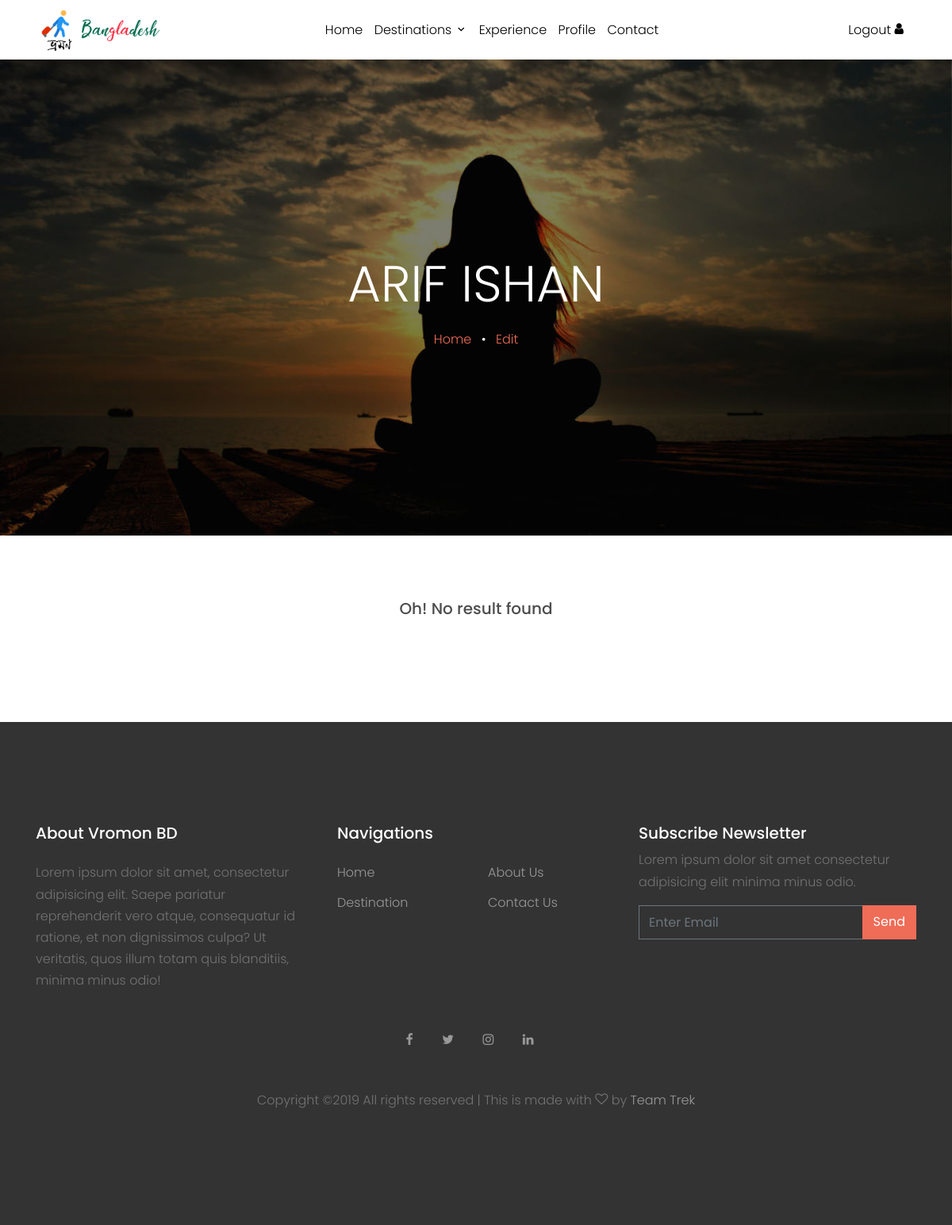
The app's page /profile.php (signed in), older data.
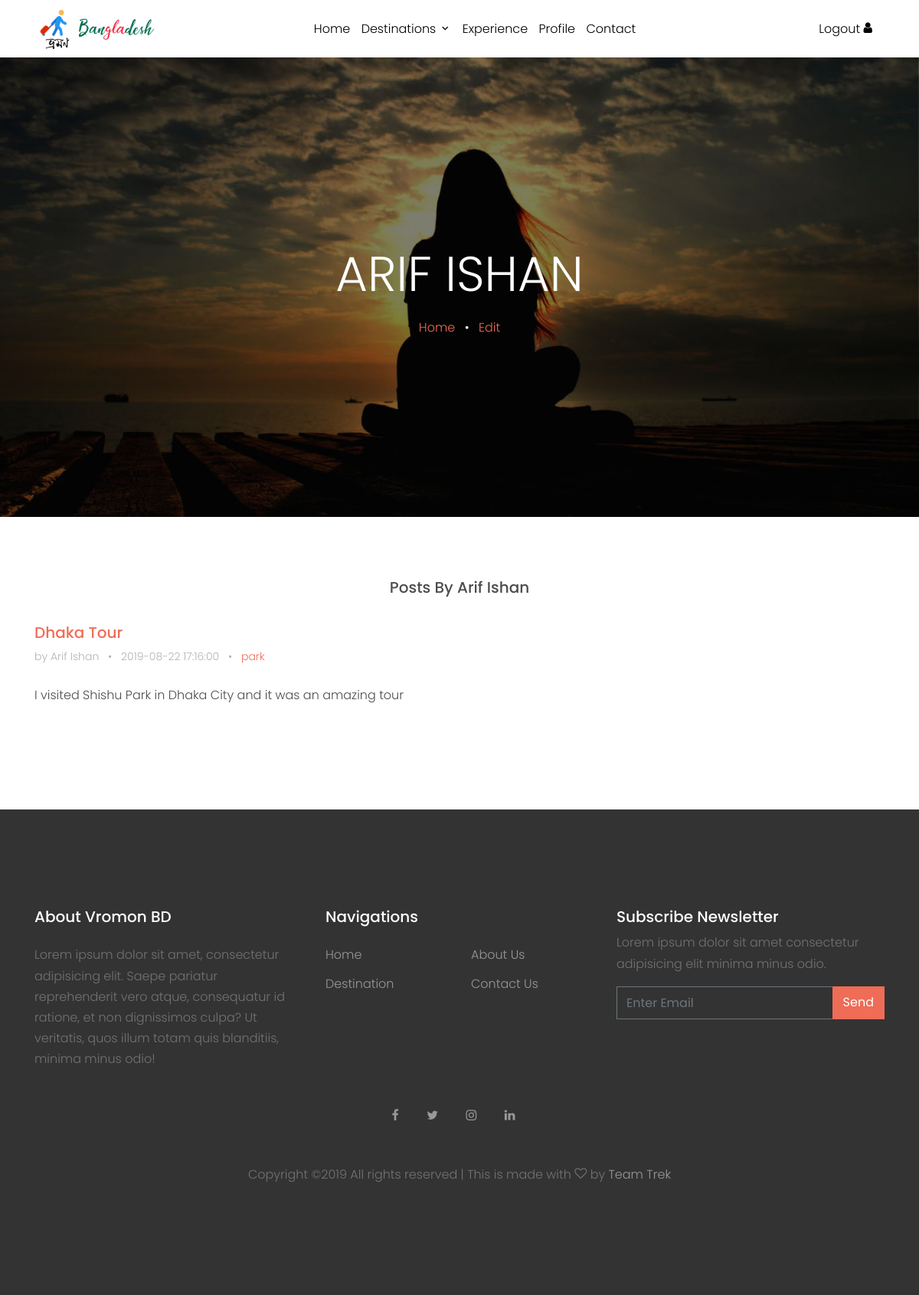
The same page, newer data.
### tables this page shows
CREATE TABLE `blogs` (
  `ID` int(11) NOT NULL,
  `UserID` int(11) NOT NULL,
  `Title` varchar(200) NOT NULL,
  `PlaceName` varchar(100) NOT NULL,
  `Description` text NOT NULL,
  `Tag` varchar(100) NOT NULL,
  `Date_Time` datetime NOT NULL DEFAULT CURRENT_TIMESTAMP
);

### profile.php (the view, shortened to what this page needs)
<?php
    include "zzz-dbConnect.php";
  ?>
<!DOCTYPE html>
<html lang="en">
  <head>
    <link rel="stylesheet" href="fonts/icomoon/style.css">
    <link rel="stylesheet" href="css/bootstrap.min.css">
    <link rel="stylesheet" href="css/magnific-popup.css">
    <link rel="stylesheet" href="css/jquery-ui.css">
    <link rel="stylesheet" href="css/owl.carousel.min.css">
    <link rel="stylesheet" href="css/owl.theme.default.min.css">
    <link rel="stylesheet" href="css/bootstrap-datepicker.css">
    <link rel="stylesheet" href="fonts/flaticon/font/flaticon.css">
    <link rel="stylesheet" href="https://cdn.jsdelivr.net/npm/mediaelement@4.2.7/build/mediaelementplayer.min.css">
    <link rel="stylesheet" href="css/aos.css">
    <link rel="stylesheet" href="css/style.css">
  </head>
  <body>
    <div class="site-wrap">
      <?php include'zzz-header.php';?>
      <div class="site-blocks-cover inner-page-cover" style="background-image: url(images/profile.jpg);" data-aos="fade" data-stellar-background-ratio="0.5">
        <div class="container">
          <div class="row align-items-center justify-content-center text-center">
            <div class="col-md-8" data-aos="fade-up" data-aos-delay="400">
              <h1 class="text-white font-weight-light"><?php
                  if( isset($_SESSION['ID'])) {
                    echo $_SESSION['firstname'].' '.$_SESSION['lastname'];
                    }
                  else{
                    echo "Please Login To View Your Profile";
                  }
               ?></h1>
              <div>
                <a href="index">Home</a> <span class="mx-2 text-white">&bullet;</span> <a href="edit_profile">Edit</a>
              </div>
            </div>
          </div>
        </div>
      </div>
      <div class="site-section">
        <div class="container">
          <div class="row mb-3 align-items-stretch">
            <?php
            $sql="SELECT * FROM blogs WHERE UserID = ". $_SESSION['ID'];
            $result= mysqli_query($link, $sql);
            $count = mysqli_num_rows($result);
            if($count>0){
              ?>
              <div class="col-12 text-center">
                <div class='h-entry'>
                  <h2 class="font-size-regular">Posts By <?php echo $_SESSION['firstname'].' '.$_SESSION['lastname'];?></h2><br>
                </div>
              </div>
              <?php
              while ($row = mysqli_fetch_array($result)) {?>
                <div class="col-md-6 col-lg-6 mb-4 mb-lg-4">
              <div class="h-entry">
                <h2 class="font-size-regular"><a href="blog?postID=<?php echo $row['ID']?>&postName=<?php echo $row['Title']?>"><?php echo $row['Title']?></a></h2>
                <div class="meta mb-4">by <?php echo $_SESSION['firstname'].' '.$_SESSION['lastname']?> <span class="mx-2">&bullet;</span> <?php echo $row['Date_Time'];?> <span class="mx-2">&bullet;</span> <a href="#"><?php echo $row['Tag'];?></a></div>
                <p><?php echo $row['Description']?></p>
                </div>
            </div>
            <?php
              }
            } else{
              echo '
              <div class="col-12 text-center">
                <div class="h-entry">
                  <h2 class="font-size-regular">Oh! No result found</h2><br>
                </div>
              </div>';
            }
            ?>
          </div>
        </div>
      </div>
      <?php include "zzz-footer.php";?>
    </div>
  </body>
</html>

### zzz-header.php (shortened to what this page needs)
<header class="site-navbar py-1" role="banner">
    <div class="container">
        <div class="row align-items-center">
            <div class="col-6 col-xl-2">
                <a href="index" class="text-black h2 mb-0"><img src="images\vromonBD.png" width="100%" height="100%"></a>
            </div>
            <div class="col-10 col-md-8 d-none d-xl-block">
                <nav class="site-navigation position-relative text-right text-lg-center" role="navigation">
                    <ul class="site-menu js-clone-nav mx-auto d-none d-lg-block">
                        <li>
                            <a href="index">Home</a>
                        </li>
                        <li class="has-children">
                            <a href="destination">Destinations</a>
                        </li>
                        <li><a href="experience">Experience</a></li>
                        <li><a href="profile">Profile</a></li>
                        <li><a href="contact">Contact</a></li>
                    </ul>
                </nav>
            </div>
            <div class="col-6 col-xl-2 text-right">
            <div class="d-none d-xl-inline-block">
                <ul class="site-menu js-clone-nav ml-auto list-unstyled d-flex text-right mb-0" data-class="social">
                    <li>
                        <?php if(!isset($_SESSION['ID'])) {?>
                            <a href="login" class="pl-0 pr-3 text-black">Login / SignUp <span class="icon-user"></span></a>
                        <?php } else {?>
                            <a href="logout" class="pl-0 pr-3 text-black">Logout <span class="icon-user"></span></a>
                        <?php } ?>
                    </li>
                </ul>
            </div>
            </div>
        </div>
    </div>
</header>

### zzz-footer.php
<footer class="site-footer">
      <div class="container">
        <div class="row">
          <div class="col-lg-4">
            <div class="mb-5">
              <h3 class="footer-heading mb-4">About Vromon BD</h3>
              <p>Lorem ipsum dolor sit amet, consectetur adipisicing elit. Saepe pariatur reprehenderit vero atque, consequatur id ratione, et non dignissimos culpa? Ut veritatis, quos illum totam quis blanditiis, minima minus odio!</p>
            </div>
          </div>
          <div class="col-lg-4 mb-5 mb-lg-0">
            <div class="row mb-5">
              <div class="col-md-12">
                <h3 class="footer-heading mb-4">Navigations</h3>
              </div>
              <div class="col-md-6 col-lg-6">
                <ul class="list-unstyled">
                  <li><a href="index.php">Home</a></li>
                  <li><a href="destination.php">Destination</a></li>
                </ul>
              </div>
              <div class="col-md-6 col-lg-6">
                <ul class="list-unstyled">
                  <li><a href="about.php">About Us</a></li>
                  <li><a href="contact.php">Contact Us</a></li>
                </ul>
              </div>
            </div>
          </div>
          <div class="col-lg-4 mb-5 mb-lg-0">
            <div class="mb-5">
              <h3 class="footer-heading mb-2">Subscribe Newsletter</h3>
              <p>Lorem ipsum dolor sit amet consectetur adipisicing elit minima minus odio.</p>
              <form action="#" method="post">
                <div class="input-group mb-3">
                  <input type="text" class="form-control border-secondary text-white bg-transparent" placeholder="Enter Email" aria-label="Enter Email" aria-describedby="button-addon2">
                  <div class="input-group-append">
                    <button class="btn btn-primary text-white" type="button" id="button-addon2">Send</button>
                  </div>
                </div>
              </form>
            </div>
          </div>
        </div>
        <div class="row text-center">
          <div class="col-md-12">
            <div class="mb-5">
              <a href="#" class="pl-0 pr-3"><span class="icon-facebook"></span></a>
              <a href="#" class="pl-3 pr-3"><span class="icon-twitter"></span></a>
              <a href="#" class="pl-3 pr-3"><span class="icon-instagram"></span></a>
              <a href="#" class="pl-3 pr-3"><span class="icon-linkedin"></span></a>
            </div>
            <p>
            Copyright &copy;<script>document.write(new Date().getFullYear());</script> All rights reserved | This is made with <i class="icon-heart-o" aria-hidden="true"></i> by <a href="https://google.com" target="_blank" >Team Trek</a>
            </p>
          </div>
        </div>
      </div>
    </footer>

### css/style.css (style rules this page uses)
body { line-height: 1.7; color: #4d4d4d; font-weight: 300; font-size: 1rem; }
a { -webkit-transition: .3s all ease; -o-transition: .3s all ease; transition: .3s all ease; }
h1, h2, h3, h4, h5, .h1, .h2, .h3, .h4, .h5 { font-family: "Poppins", -apple-system, BlinkMacSystemFont, "Segoe UI", Roboto, "Helvetica Neue", Arial, sans-serif, "Apple Color Emoji", "Segoe UI Emoji", "Segoe UI Symbol", "Noto Color Emoji"; }
.text-black { color: #000 !important; }
.site-wrap:before { -webkit-transition: .3s all ease-in-out; -o-transition: .3s all ease-in-out; transition: .3s all ease-in-out; background: rgba(0, 0, 0, 0.6); content: ""; position: absolute; z-index: 2000; top: 0; left: 0; right: 0; bottom: 0; opacity: 0; visibility: hidden; }
.btn { border-radius: 0; }
.btn.btn-primary { border: 2px solid transparent; }
.form-control { height: 43px; border-radius: 0; }
.site-section { padding: 2.5em 0; }
@media (min-width: 768px) { .site-section { padding: 5em 0; } }
.site-footer { padding: 4em 0; background: #333333; }
@media (min-width: 768px) { .site-footer { padding: 8em 0; } }
.site-footer p { color: #737373; }
.site-footer h2, .site-footer h3, .site-footer h4, .site-footer h5 { color: #fff; }
.site-footer a { color: #999999; }
.site-footer ul li { margin-bottom: 10px; }
.site-footer .footer-heading { font-size: 20px; color: #fff; }
.site-navbar { margin-bottom: 0px; z-index: 1999; position: relative; }
.site-navbar .site-navigation .site-menu { margin-bottom: 0; }
.site-navbar .site-navigation .site-menu a { text-decoration: none !important; display: inline-block; }
.site-navbar .site-navigation .site-menu>li { display: inline-block; padding: 10px 5px; }
.site-navbar .site-navigation .site-menu>li>a { padding: 10px 0px; color: #000; text-decoration: none !important; }
.site-navbar .site-navigation .site-menu .has-children { position: relative; }
.site-navbar .site-navigation .site-menu .has-children>a { position: relative; padding-right: 20px; }
.site-navbar .site-navigation .site-menu .has-children>a:before { position: absolute; content: "\e313"; font-size: 16px; top: 50%; right: 0; -webkit-transform: translateY(-50%); -ms-transform: translateY(-50%); transform: translateY(-50%); font-family: 'icomoon'; }
.site-mobile-menu .site-nav-wrap { padding: 0; margin: 0; list-style: none; position: relative; }
.site-mobile-menu .site-nav-wrap a { padding: 10px 20px; display: block; position: relative; color: #212529; }
.site-mobile-menu .site-nav-wrap li { position: relative; display: block; }
.site-mobile-menu .site-nav-wrap>li { display: block; position: relative; float: left; width: 100%; }
.site-mobile-menu .site-nav-wrap>li>a { padding-left: 20px; font-size: 20px; }
.site-mobile-menu .site-nav-wrap[data-class="social"] { float: left; width: 100%; margin-top: 30px; padding-bottom: 5em; }
.site-mobile-menu .site-nav-wrap[data-class="social"]>li { width: auto; }
.site-mobile-menu .site-nav-wrap[data-class="social"]>li:first-child a { padding-left: 15px !important; }
.site-blocks-cover { background-size: cover; background-repeat: no-repeat; background-position: top; background-position: center center; }
.site-blocks-cover, .site-blocks-cover .row { min-height: 600px; height: calc(100vh - 73px); }
.site-blocks-cover.inner-page-cover, .site-blocks-cover.inner-page-cover .row { min-height: 600px; height: calc(30vh); }
.site-blocks-cover h1 { text-transform: uppercase; font-size: 4rem; font-weight: 900; color: #fff; line-height: 1.5; }
.h-entry .meta { color: #b3b3b3; font-size: 14px; }
.h-entry h2 { font-size: 20px; }

Row changes from the older to the newer data that the page shows:
added blogs: Title "Dhaka Tour", Date_Time "2019-08-22 17:16:00", Tag "park", Description "I visited Shishu Park in Dhaka City and it was an amazing tour"
Text that changed along with them:
$_SESSION['firstname']: (not shown) → "Arif"
$_SESSION['lastname']: (not shown) → "Ishan"
text no longer shown: "Oh! No result found"
text now shown: "Posts By"
